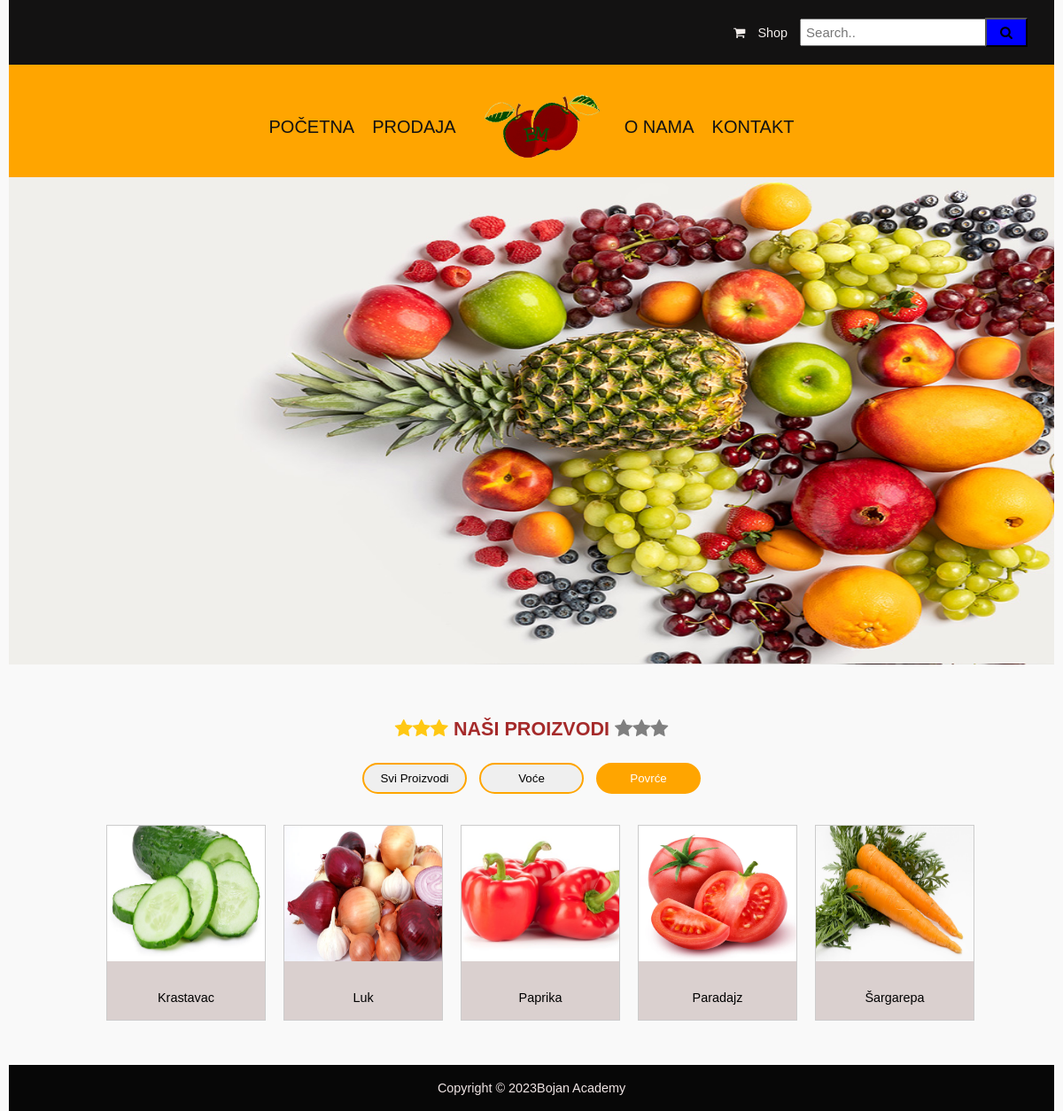
The app's page /shop/povrce/ with its own data.
### prodaja/models.py (models this page shows, shortened)
class Proizvod(models.Model):
    naziv = models.CharField(max_length=100)
    cena = models.FloatField()
    kategorija = models.CharField(choices=CATEGORY_CHOICES, max_length=2)
    opis= models.TextField()
    product_image = models.ImageField(upload_to='image')

### prodaja/views.py (the view)
# urls.py: path('shop/povrce/', views.povrce, name='povrce'),
def povrce(request):
        return render(request, "prodaja/povrce.html",{
       'proizvodi':Proizvod.objects.all().order_by('id')[5:10]
})

### prodaja/templates/prodaja/povrce.html
{% extends 'prodaja/index.html' %}
{% load static %}
{% block body %}
<div class="shop-section">
<h2><span class="fa fa-star checked"></span><span class="fa fa-star checked"></span><span class="fa fa-star checked"></span>
    Naši proizvodi
    <span class="fa fa-star unchecked"></span><span class="fa fa-star unchecked"></span><span class="fa fa-star unchecked"></span>
</h2>
<a href="{% url 'shop' %}" ><button class="{% if request.resolver_match.view_name == 'shop' %}active{% endif %}">Svi proizvodi</button></a>
<a href="{% url 'voce' %}" ><button class="{% if request.resolver_match.view_name == 'voce' %}active{% endif %}">Voće</button></a>
<a href="{% url 'povrce' %}"><button class="{% if request.resolver_match.view_name == 'povrce' %}active{% endif %}">Povrće</button></a>
</div>
<div class="shop-section-all">
{% for proizvod in proizvodi  %}
    <div class="photo1">
        {% if proizvod.id == 5 %}
            <img src="{% static 'image/krastavac.jpg' %}" alt="">
            <div class="desc">{{proizvod.naziv}}</div>
        {% elif proizvod.id == 6 %}
            <img src="{% static 'image/luk.jpg' %}" alt="">
            <div class="desc">{{proizvod.naziv}}</div>
        {% elif proizvod.id == 7 %}
            <img src="{% static 'image/paprika.jpg' %}" alt="">
            <div class="desc">{{proizvod.naziv}}</div>
        {% elif proizvod.id == 8 %}
            <img src="{% static 'image/paradajz.jpg' %}" alt="">
            <div class="desc">{{proizvod.naziv}}</div>
        {% elif proizvod.id == 9 %}
            <img src="{% static 'image/sargarepa.jpg' %}" alt="">
            <div class="desc">{{proizvod.naziv}}</div>
        {% endif %}
        </div>
{% endfor %}
</div>
{% endblock body %}

### prodaja/static/css/style.css (style rules this page uses)
* { margin: 0; padding: 0; text-transform: capitalize; text-decoration: none; outline: none; box-sizing: border-box; font-family: Verdana, Geneva, Tahoma, sans-serif; }
body { background-color: #f9f9f9; }
html { font-size: 90%; overflow-x: hidden; }
.shop-section { margin-top: -50px ; text-align: center; padding: 10px; }
.shop-section h2 { padding-bottom: 20px; text-transform: uppercase; color: brown; }
.shop-section button { border: 2px solid orange; border-radius: 30px; width: 10%; padding: 8px; margin: 5px; cursor: pointer; }
.shop-section button:hover, .shop-section button.active { background-color: orange; color: white; }
.shop-section .checked { color: rgb(255, 200, 19); }
.shop-section .unchecked { color: grey; }
.shop-section-all { margin: 0 10px; padding: 10px; width: 100%; display: flex; flex-wrap:wrap; overflow:hidden; justify-content: center; }
.photo1 { margin: 10px; border: 1px solid #ccc; float: left; width: 180px; background-color: rgb(218, 208, 207); }
.photo1 img { width: 100%; height: 70%; }
.photo1 .desc { padding-top: 30px; text-align: center; }

### records on screen
Proizvod: naziv "Krastavac"
Proizvod: naziv "Luk"
Proizvod: naziv "Paprika"
Proizvod: naziv "Paradajz"
Proizvod: naziv "Šargarepa"
